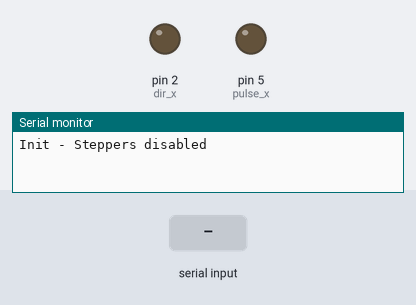
Simulated run of this sketch. Board: Arduino Uno, built with avr-gcc and run on an emulated ATmega328P. Parts: output pins drawn as LEDs (lit = HIGH), the last lines printed to the serial monitor. Inputs (shaded band) come from the test bench. Pins used as bus, display or sensor lines are not drawn.

Above: at 1.2 s.
1.3 s: "2" received over Serial
At 1.52 s:
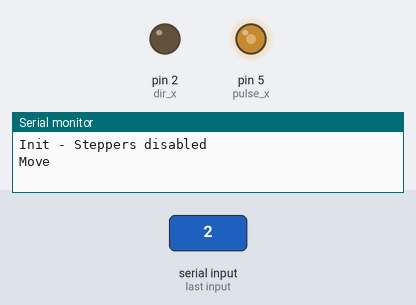
3.2 s: "1" received over Serial
At 4.4 s:
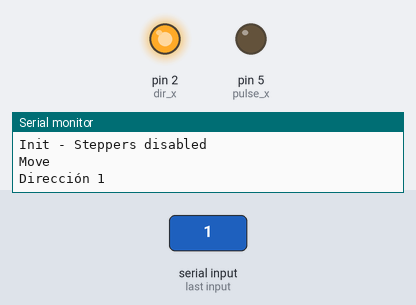
4.7 s: "2" received over Serial
At 4.92 s:
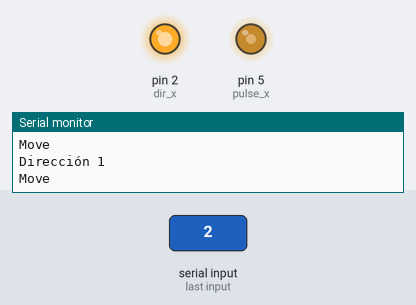
6.6 s: "0" received over Serial
At 7.2 s:
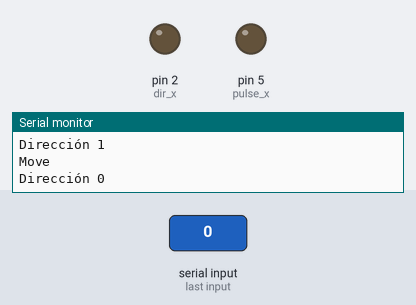
Timing chart, 0 to 9.1 s (numbered marks = the images above; inputs shaded):
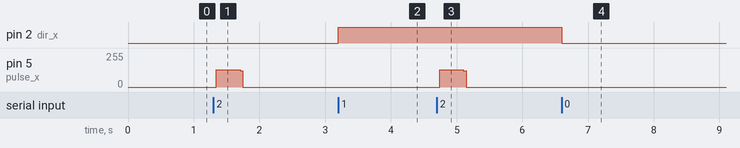

Measured:
- after the input at 1.3 s, pin 5 (pulse_x): 0/255 → 129/255 after 0.05 s, → 0/255 0.36 s later
- after the input at 3.2 s, pin 2 (dir_x): LOW → HIGH at once
- after the input at 4.7 s, pin 5 (pulse_x): 0/255 → 129/255 after 0.05 s, → 0/255 0.36 s later
- after the input at 6.6 s, pin 2 (dir_x): HIGH → LOW at once

The sketch:

Control.ino
```cpp
// Pinout utilizado
#define step_en 8
#define pulse_x 5
#define dir_x 2
// Paso utilizado 16th

void setup() {
  Serial.begin(9600);
  pinMode(pulse_x, OUTPUT);
  pinMode(dir_x, OUTPUT);
  pinMode(step_en, OUTPUT);

  // Init conf
  digitalWrite(step_en, HIGH);
  digitalWrite(dir_x, LOW);
  digitalWrite(pulse_x, LOW);

  Serial.println("Init - Steppers disabled");
}

bool flag = false;

void loop() {
  // Lectura del puerto serie para la ejecucción de acciones
  if (Serial.available() > 0){
    char a;
    a = Serial.read();

    switch(a){
      case 's':
      case 'S':
        Serial.println("Enable steppers");
        digitalWrite(step_en, LOW);
        break;
      case 'a':
      case 'A':
        Serial.println("Disable steppers");
        digitalWrite(step_en, HIGH);
        break;
      case '0':
        Serial.println("Dirección 0");
        digitalWrite(dir_x, LOW);
        break;
      case '1':
        Serial.println("Dirección 1");
        digitalWrite(dir_x, HIGH);
        break;
      case '2':
        Serial.println("Move");
        flag = true;
        break;
    }
  }

  // Ejecución de movimientos
  if (flag==true){
    for (int i=0; i<200; i++){
      digitalWrite(pulse_x, HIGH);
      delay(1);
      digitalWrite(pulse_x, LOW);
      delay(1);
    }

    flag = false;
  }
}
```
